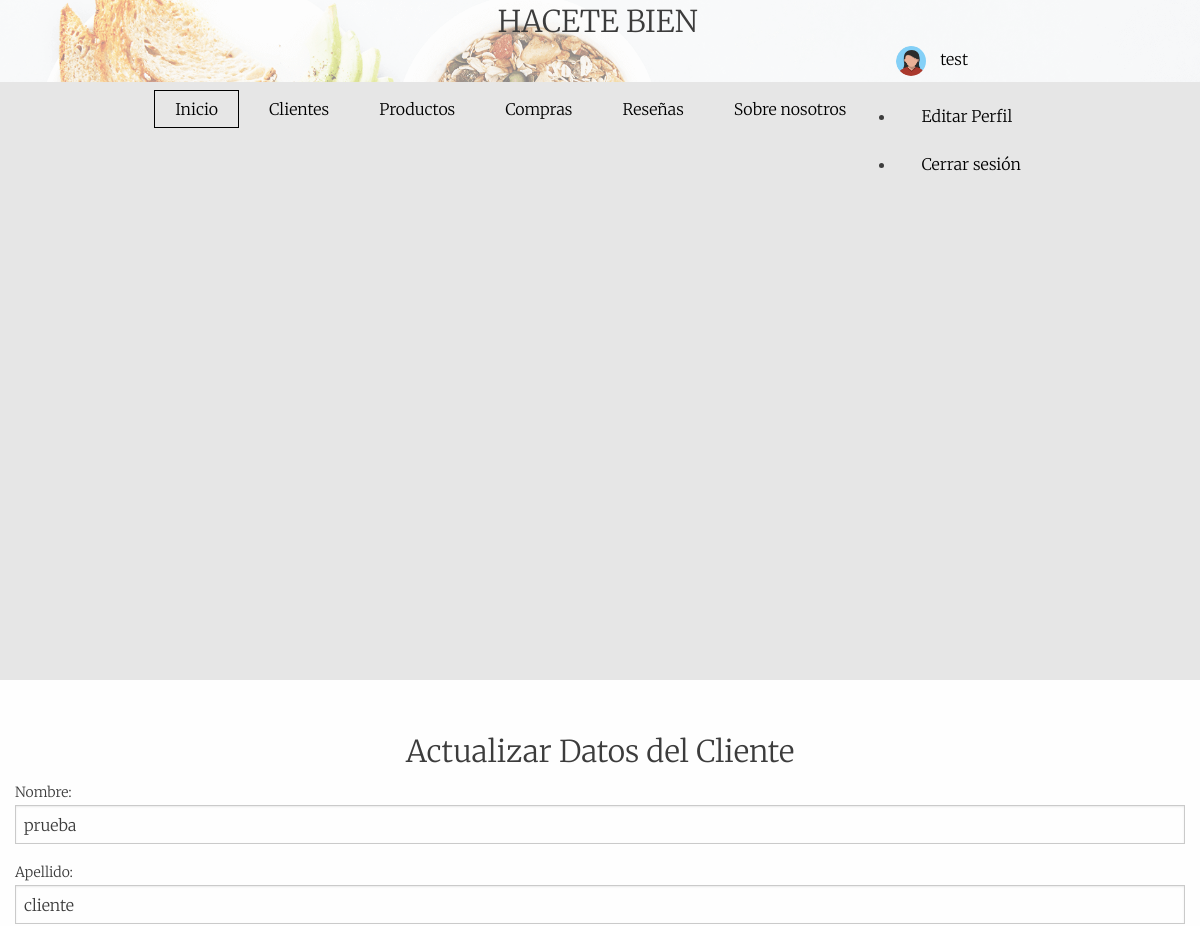
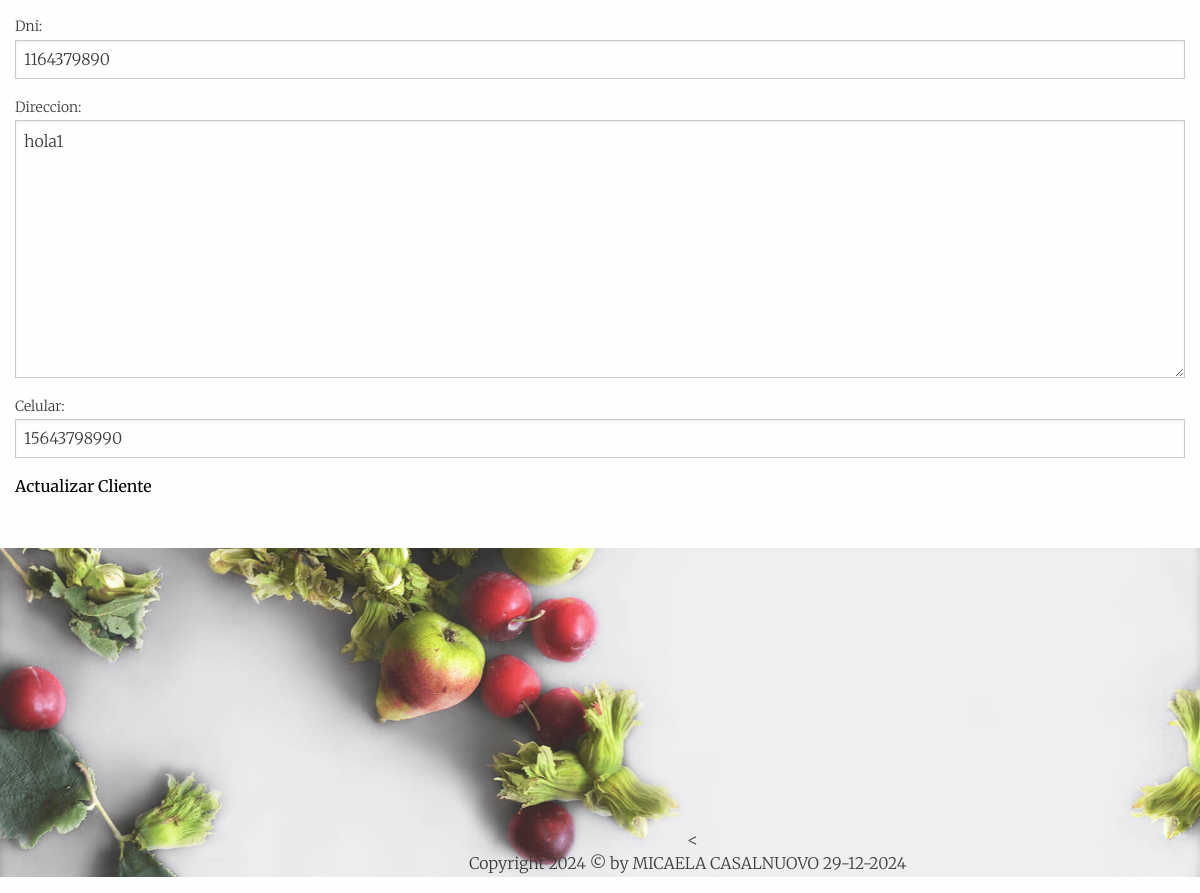
/App/actualizar-cliente/1164379890/ (signed in), run on the app's committed database (2 pictures, top to bottom).
### Users/models.py (models this page shows, shortened)
class Avatar(models.Model):
    user = models.OneToOneField(User, on_delete=models.CASCADE, null=True, blank=True)
    imagen = models.ImageField(upload_to='avatars/', null=True, blank=True)

### App/models.py (models this page shows, shortened)
class ModeloCliente(models.Model):
    nombre = models.CharField(max_length=100)
    apellido = models.CharField(max_length=100)
    dni = models.CharField(max_length=20, unique=True)
    direccion = models.TextField()
    celular = models.CharField(max_length=20)

### App/views.py (the view)
# urls.py: path('actualizar-cliente/<str:cliente_dni>/', views.actualizar_cliente, name='actualizar_cliente'),
def actualizar_cliente(request, cliente_dni):
    try:
        cliente = ModeloCliente.objects.get(dni=cliente_dni)
    except ModeloCliente.DoesNotExist:
        return render(request, 'App/cliente_no_encontrado.html', {'dni': cliente_dni})
    if request.method == 'POST':
        form = ModeloClienteForm(request.POST, instance=cliente)
        if form.is_valid():
            form.save()
            return redirect('inicio')
    else:
        form = ModeloClienteForm(instance=cliente)
    return render(request, 'App/actualizar_cliente.html', {'form': form, 'cliente': cliente})

### App/forms.py
class ModeloClienteForm(forms.ModelForm):
    class Meta:
        model = ModeloCliente
        fields = ['nombre', 'apellido', 'dni', 'direccion', 'celular']

### App/templates/App/actualizar_cliente.html (shortened to what this page needs)
{% extends "App/base.html" %}
{% load static %}
{% block main %}
<section id="actualizacion-cliente" class="menu-cart scroll-reveal">
    <div class="container">
        <h1 class="header-txt">Actualizar Datos del Cliente</h1>
        <form method="POST">
            {{ form.as_p }}
            <button type="submit" class="btn btn-primary">Actualizar Cliente</button>
        </form>
    </div>
</section>
{% endblock %}

### App/templates/App/base.html (shortened to what this page needs)
<!doctype html>
{% load static %}
<html class="no-js" lang="en">
<head>
    <link rel="stylesheet" href="{% static 'App/css/app.css' %}">
    <link rel="stylesheet" type="text/css" href="https://cdnjs.cloudflare.com/ajax/libs/slick-carousel/1.7.1/slick.css" />
    <link rel="stylesheet" type="text/css" href="https://cdnjs.cloudflare.com/ajax/libs/slick-carousel/1.7.1/slick-theme.css" />
</head>
<body>
    <header class="site-header">
        <div class="container">
            <div class="header-content">
                <div class="top-menu  scroll-reveal">
                    <div class="menu">
                        <nav id="main-nav" data-animate="menu-in menu-out">
                            <ul class="main-navigation">
                                <ul class="main-navigation">
                                    <li><a class="m-active" href="{% url 'inicio' %}" data-text="Inicio">Inicio</a></li>
                                    <li><a class="m-anim" href="{% url 'clientes' %}" data-text="Clientes">Clientes</a></li>
                                    <li><a class="m-anim" href="{% url 'productos' %}" data-text="Productos">Productos</a></li>
                                    <li><a class="m-anim" href="{% url 'compra' %}" data-text="Compras">Compras</a></li>
                                    <li><a class="m-anim" href="{% url 'resenas' %}" data-text="Reseñas">Reseñas</a></li>
                                    <li><a class="m-anim" href="{% url 'about' %}" data-text="Sobre nosotros">Sobre nosotros</a></li>
                                    {% if user.is_authenticated %}
                                    <li class="nav-item dropdown">
                                        <a class="nav-link dropdown-toggle" href="#" id="navbarDropdown" role="button" data-bs-toggle="dropdown" aria-expanded="false">
                                            {% if user.avatar %}
                                                <img src="{{ user.avatar.imagen.url }}" alt="Avatar"
                                                     style="width: 30px; height: 30px; border-radius: 50%; object-fit: cover; margin-right: 10px;" />
                                            {% else %}
                                                <img src="{% static 'default-avatar.png' %}" alt="Avatar"
                                                     style="width: 30px; height: 30px; border-radius: 50%; object-fit: cover; margin-right: 10px;" />
                                            {% endif %}
                                            {{ user.username }}
                                        </a>
                                        <ul class="dropdown-menu" aria-labelledby="navbarDropdown">
                                            <li><a class="dropdown-item" href="{% url 'cambiar_email_y_contrasena' %}" data-text="Editar Perfil">Editar Perfil</a></li>
                                            <li><a class="dropdown-item" href="{% url 'Logout' %}" data-text="Cerrar sesión">Cerrar sesión</a></li>
                                        </ul>
                                    </li>
                                {% else %}
                                    <li><a class="m-anim" href="{% url 'Login' %}" data-text="Login">Iniciar sesión</a></li>
                                {% endif %}
                                </ul>
                        </nav>
                    </div>
                </div>
            </div>
        </div>
        <div class="slider">
            <div class="a-slide slide1">
                <div class="container">
                    <div class="bottom-section scroll-reveal" data-origin="right" data-distance="20%">
                        <h1 class="header-txt">HACETE BIEN</h1>
                    </div>
                </div>
            </div>
        </div>
    </header>
</body>
    {% block main  %}
    {% endblock main  %}
    <footer id="contact-us">
        <div class="container">
            <div class="footer-content">
                <
            </div>
            <p class="copy-info">Copyright 2024 © by MICAELA CASALNUOVO 29-12-2024</p>
        </div>
    </footer>
</body>
</html>

### data on the page
ModeloCliente: nombre "prueba", apellido "cliente", dni "1164379890", direccion "hola1", celular "15643798990"

### other printed values
{{ user.username }} "test"
